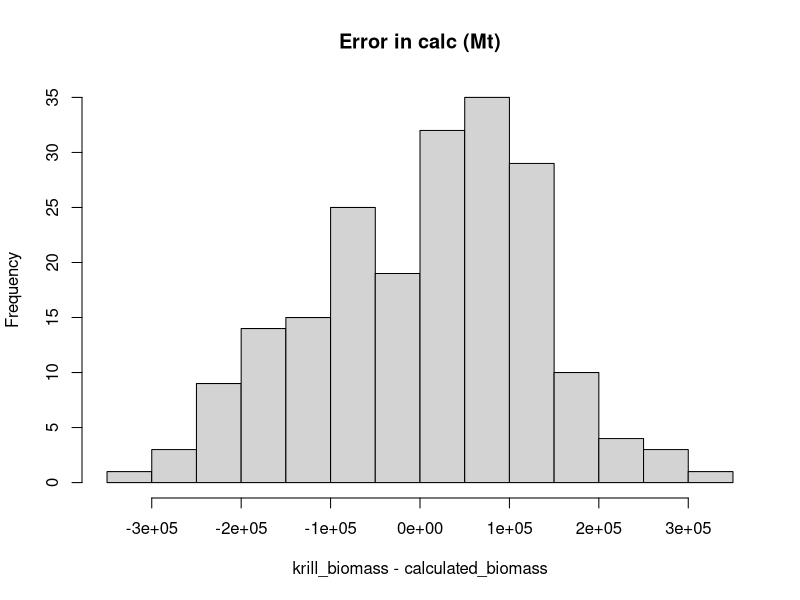

R code for this plot:
#assume all krill in the survey slice are perfectly detected

calcKrillBiomass <- function(survey_area_width, survey_area_length, 
                             survey_area_depth, edsu_width, detected_width) {
  
  #survey_area_width = survey width in m
  #survey_area_length = survey length in m
  #survey_area_depth = survey depth in m
  #edsu_width = width of each edsu in m
  #detected_width = width of the survey beam
  
  n_edsu <- (survey_area_width/detected_width) * (survey_area_length/edsu_width)

  edsu <- matrix(0, ncol = (survey_area_width/detected_width), nrow = (survey_area_length/edsu_width))
  
  #add random krill to cells
  n_cells <- round(ncol(edsu)*nrow(edsu), 0)
  cells <- matrix(c(runif(n_cells, 1, nrow(edsu)), runif(n_cells, 1, ncol(edsu))), ncol = 2)
  edsu[cells] <- rexp(n_cells, 1/20)
  
  #choose random locations for 1000 krill swarms (20% large and 80% medium)
  krill_col <- round(runif(1000, 1, ncol(edsu)))
  krill_row <- round(runif(1000, 1, nrow(edsu)))
  
  #place krill into survey area
  for (i in 1:200) {
    cols <- c(krill_col[i] - 2, krill_col[i] - 1, krill_col[i], krill_col[i] + 1, krill_col[i] - 2)
    rows <- c(krill_row[i] - 2, krill_row[i] - 1, krill_row[i], krill_row[i] + 1, krill_row[i] + 2)
    if (any(cols < 1)) cols[cols < 1] <- 1
    if (any(cols > ncol(edsu))) cols[cols > ncol(edsu)] <-  ncol(edsu)
    if (any(rows < 1)) rows[rows < 1] <- 1
    if (any(rows > nrow(edsu))) rows[rows > nrow(edsu)] <- nrow(edsu)
    edsu[rows, cols] <- rnorm(25, 50)
  }
  
  for (i in 210:1000) {
    cols <- c(krill_col[i] - 1, krill_col[i], krill_col[i] + 1)
    rows <- c(krill_row[i] - 1, krill_row[i], krill_row[i] + 1)
    if (any(cols < 1)) cols[cols < 1] <- 1
    if (any(cols > ncol(edsu))) cols[cols > ncol(edsu)] <-  ncol(edsu)
    if (any(rows < 1)) rows[rows < 1] <- 1
    if (any(rows > nrow(edsu))) rows[rows > nrow(edsu)] <- nrow(edsu)
    edsu[rows, cols] <- rnorm(9, 20)
  }
  
  krill_biomass <- sum(edsu*detected_width*edsu_width)/1000/1000 #actual biomass in Mt
  
  calculated_biomass <- mean(edsu[, 1])*survey_area_width*survey_area_length/1000/1000 #in Mt 
  
  return(list(krill_biomass = krill_biomass, calculated_biomass = calculated_biomass))
  
}


krill_biomass <- 0
calculated_biomass <- 0
for (i in 1:200) {
  
  calc_biomass <- calcKrillBiomass(survey_area_width = 2e+05, 
                                   survey_area_length = 6e+05, survey_area_depth = 250, 
                                   detected_width = 50, edsu_width = 2000)
  
  calculated_biomass[i] <- calc_biomass$calculated_biomass
  krill_biomass[i] <- calc_biomass$krill_biomass
  
  if (i %% 100 == 0) print(i)
  
}

hist(krill_biomass - calculated_biomass, main = "Error in calc (Mt)")









